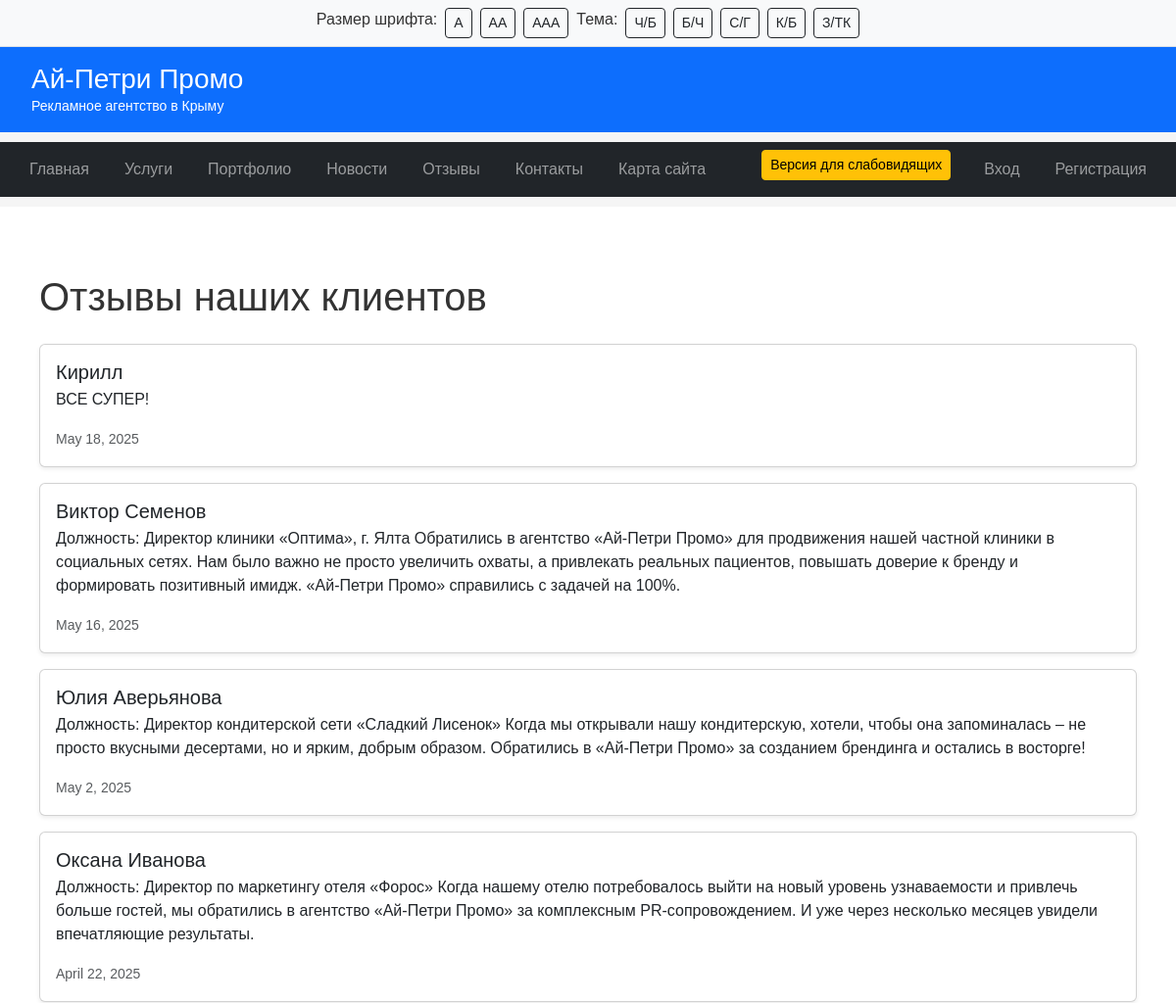
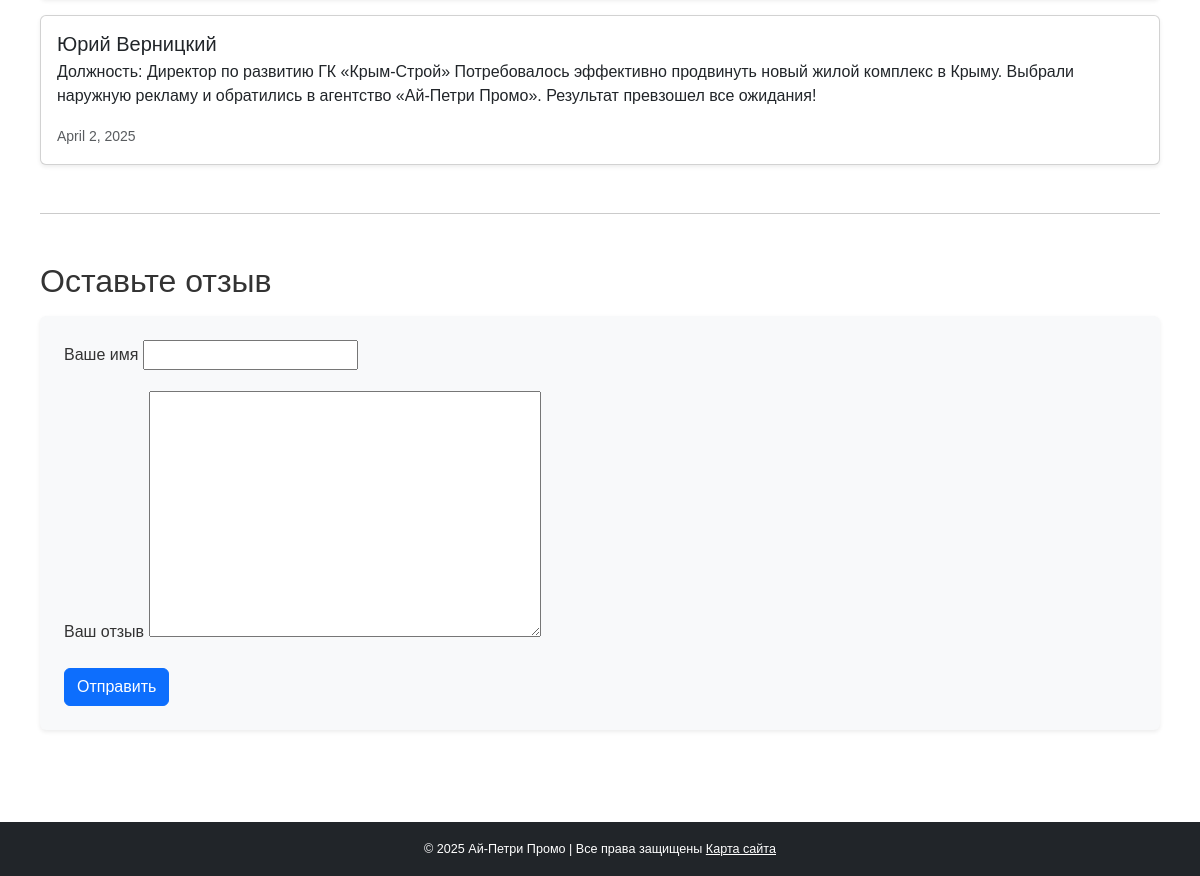
Page /testimonials/ on the committed database (2 pictures, top to bottom).
### main/models.py (models this page shows, shortened)
class Review(models.Model):
    author = models.CharField(max_length=100)
    content = models.TextField()
    date = models.DateField()
    is_approved = models.BooleanField(default=False)

### main/views.py (the view)
# urls.py: path('testimonials/', views.testimonials, name='testimonials'),
def testimonials(request):
    reviews = Review.objects.filter(is_approved=True).order_by('-date')  # Только одобренные
    success = False
    if request.method == 'POST':
        form = ReviewForm(request.POST)
        if form.is_valid():
            review = form.save(commit=False)
            review.date = timezone.now()
            review.save()
            success = True
    else:
        form = ReviewForm()
    return render(request, 'testimonials.html', {
        'reviews': reviews,
        'form': form,
        'success': success
    })

### main/forms.py
class ReviewForm(forms.ModelForm):
    class Meta:
        model = Review
        fields = ['author', 'content']

### main/templates/testimonials.html (shortened to what this page needs)
{% extends 'base.html' %}
{% block content %}
<div class="container mt-4 mb-5">
    <h1 class="mb-4">Отзывы наших клиентов</h1>
    {% for review in reviews %}
        <div class="card my-3 shadow-sm">
            <div class="card-body">
                <h5 class="card-title mb-1">{{ review.author }}</h5>
                <p class="card-text">{{ review.content }}</p>
                <small class="text-muted">{{ review.date }}</small>
            </div>
        </div>
    {% empty %}
        <p>Пока нет отзывов.</p>
    {% endfor %}
    <hr class="my-5">
    <h2 class="mb-3">Оставьте отзыв</h2>
    <form method="post" class="p-4 bg-light rounded shadow-sm">
        <div class="mb-3">
            <label for="id_author" class="form-label">Ваше имя</label>
            {{ form.author }}
        </div>
        <div class="mb-3">
            <label for="id_content" class="form-label">Ваш отзыв</label>
            {{ form.content }}
        </div>
        <button type="submit" class="btn btn-primary">Отправить</button>
    </form>
</div>
{% endblock %}

### main/templates/base.html (shortened to what this page needs)
<!DOCTYPE html>
<html lang="ru">
{% load static %}
<head>
  <link href="https://cdn.jsdelivr.net/npm/bootstrap@5.3.0/dist/css/bootstrap.min.css" rel="stylesheet">
  <link rel="stylesheet" href="{% static 'main/style.css' %}">
  <link rel="stylesheet" href="{% static 'main/vision.css' %}" id="vision-css" disabled>
</head>
<body>
<div id="accessibility-panel" class="bg-light p-2 border-bottom d-flex flex-wrap justify-content-center gap-2">
  <span>Размер шрифта:</span>
  <button class="btn btn-sm btn-outline-dark" onclick="setFontSize('normal')">А</button>
  <button class="btn btn-sm btn-outline-dark" onclick="setFontSize('medium')">АА</button>
  <button class="btn btn-sm btn-outline-dark" onclick="setFontSize('large')">ААА</button>
  <span>Тема:</span>
  <button class="btn btn-sm btn-outline-dark" onclick="setTheme('white-black')">Ч/Б</button>
  <button class="btn btn-sm btn-outline-dark" onclick="setTheme('black-white')">Б/Ч</button>
  <button class="btn btn-sm btn-outline-dark" onclick="setTheme('blue-lightblue')">С/Г</button>
  <button class="btn btn-sm btn-outline-dark" onclick="setTheme('brown-beige')">К/Б</button>
  <button class="btn btn-sm btn-outline-dark" onclick="setTheme('green-darkbrown')">З/ТК</button>
</div>
<header class="bg-primary text-white py-3">
  <div class="container-fluid">
    <h1 class="h3 mb-0">Ай-Петри Промо</h1>
    <p class="mb-0 small">Рекламное агентство в Крыму</p>
  </div>
</header>
<nav class="navbar navbar-expand-lg navbar-dark bg-dark">
  <div class="container-fluid">
    <div class="collapse navbar-collapse" id="navbarNav">
      <ul class="navbar-nav me-auto">
        <li class="nav-item"><a class="nav-link" href="/">Главная</a></li>
        <li class="nav-item"><a class="nav-link" href="/services/">Услуги</a></li>
        <li class="nav-item"><a class="nav-link" href="/portfolio/">Портфолио</a></li>
        <li class="nav-item"><a class="nav-link" href="/news/">Новости</a></li>
        <li class="nav-item"><a class="nav-link" href="{% url 'testimonials' %}">Отзывы</a></li>
        <li class="nav-item"><a class="nav-link" href="/contacts/">Контакты</a></li>
        <li class="nav-item"><a class="nav-link" href="/sitemap/">Карта сайта</a></li>
      </ul>
      <ul class="navbar-nav">
        <li class="nav-item">
          <a class="btn btn-warning btn-sm me-3" href="#" onclick="toggleAccessibility(event)">Версия для слабовидящих</a>
        </li>
        {% if user.is_authenticated %}
          <li class="nav-item"><a class="nav-link" href="/profile/">Профиль</a></li>
          <li class="nav-item"><a class="nav-link" href="/logout/">Выход</a></li>
        {% else %}
          <li class="nav-item"><a class="nav-link" href="/login/">Вход</a></li>
          <li class="nav-item"><a class="nav-link" href="/register/">Регистрация</a></li>
        {% endif %}
      </ul>
    </div>
  </div>
</nav>
<main class="container py-4 flex-grow-1">
  {% block content %}{% endblock %}
</main>
<footer class="bg-dark text-white text-center py-3 mt-auto w-100">
  <small>&copy; 2025 Ай-Петри Промо | Все права защищены <a href="/sitemap/" class="text-white">Карта сайта</a></small>
</footer>
</body>
</html>

### main/static/main/style.css (style rules this page uses)
body { font-family: Arial, sans-serif; background-color: #f5f5f5; margin: 0; padding: 0; color: #333; }
header, footer { background-color: #003366; color: white; padding: 10px 20px; }
nav { margin: 10px 0; background-color: #005599; padding: 10px; text-align: center; }
nav a { color: white; margin: 0 10px; text-decoration: none; }
.container { padding: 20px; background-color: white; max-width: 1200px; margin: auto; }
footer { text-align: center; font-size: 0.9em; }

### rows in the picture
Review: author "Кирилл", content "ВСЕ СУПЕР!", date "May 18, 2025"
Review: author "Виктор Семенов", content "Должность: Директор клиники «Оптима», г. Ялта Обратились в агентство «Ай-Петри Промо» для продвижения нашей частной клиники в социальных сетях. Нам было важно не просто увеличить охваты, а привлекать реальных пациентов, повышать доверие к бренду и формировать позитивный имидж. «Ай-Петри Промо» справились с задачей на 100%.", date "May 16, 2025"
Review: author "Юлия Аверьянова", content "Должность: Директор кондитерской сети «Сладкий Лисенок» Когда мы открывали нашу кондитерскую, хотели, чтобы она запоминалась – не просто вкусными десертами, но и ярким, добрым образом. Обратились в «Ай-Петри Промо» за созданием брендинга и остались в восторге!", date "May 2, 2025"
Review: author "Оксана Иванова", content "Должность: Директор по маркетингу отеля «Форос» Когда нашему отелю потребовалось выйти на новый уровень узнаваемости и привлечь больше гостей, мы обратились в агентство «Ай-Петри Промо» за комплексным PR-сопровождением. И уже через несколько месяцев увидели впечатляющие результаты.", date "April 22, 2025"
Review: author "Юрий Верницкий", content "Должность: Директор по развитию ГК «Крым-Строй» Потребовалось эффективно продвинуть новый жилой комплекс в Крыму. Выбрали наружную рекламу и обратились в агентство «Ай-Петри Промо». Результат превзошел все ожидания!", date "April 2, 2025"
